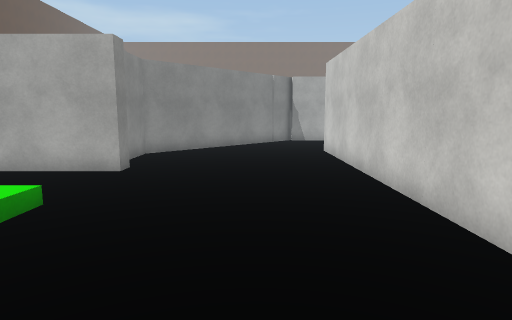
View 1 (above)

12 first-person views from a walk through a 3-D level made in the Unity game engine. The camera is 1.5 m above the floor, tilts 8° down and sees 75° across. The floor is counted in squares, 1 m on a side. Each view is taken from the middle of a square. On the plan, view 1 faces up. The plan holds only what a view shows up to about 15 squares ahead; the rest is blank. The place goes on beyond the plan. Surface patterns are stand-ins for the level's own textures.

View 2
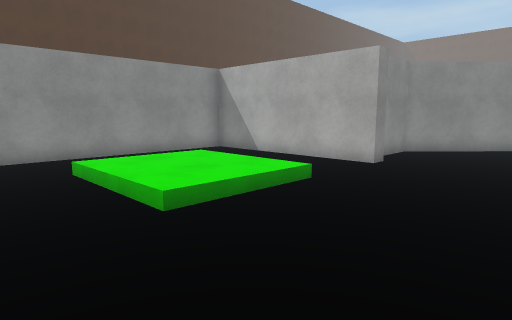

View 3
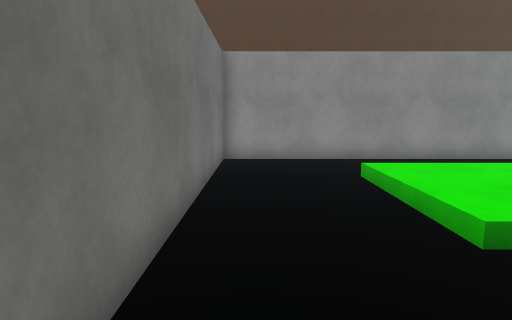

View 4
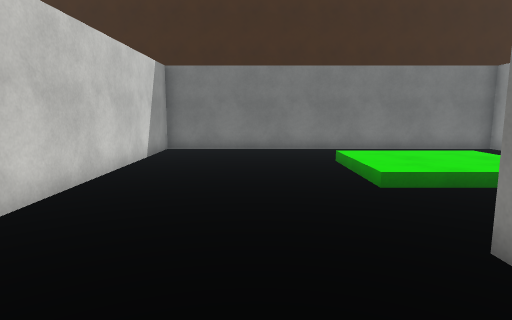

View 5
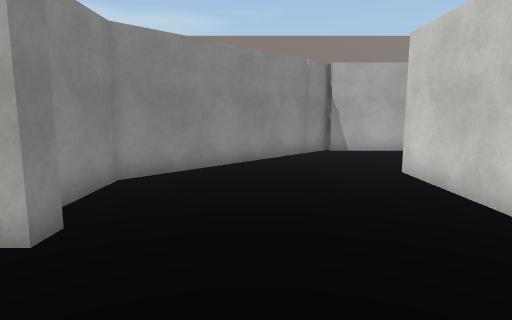

View 6
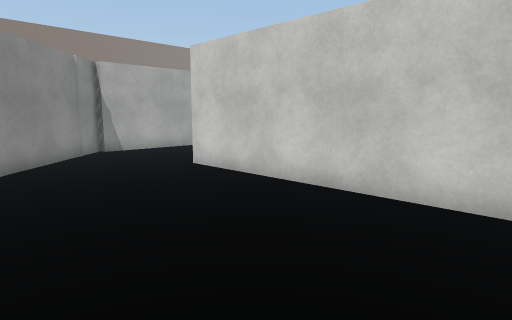

View 7
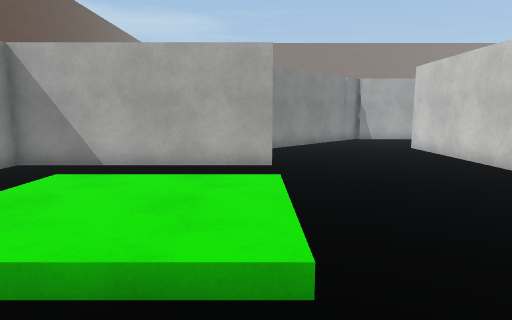

View 8
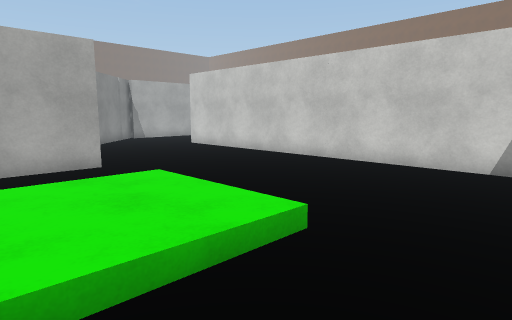

View 9
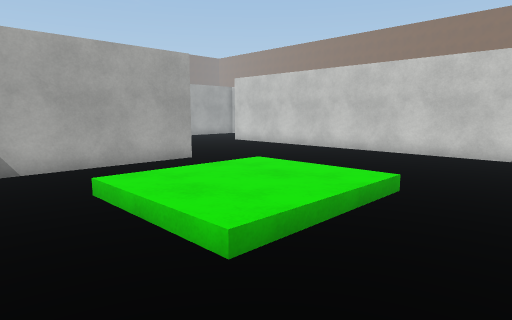

View 10
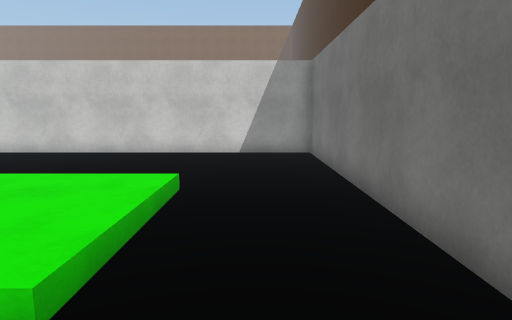

View 11
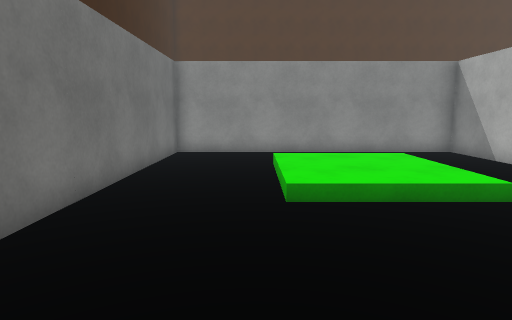

View 12
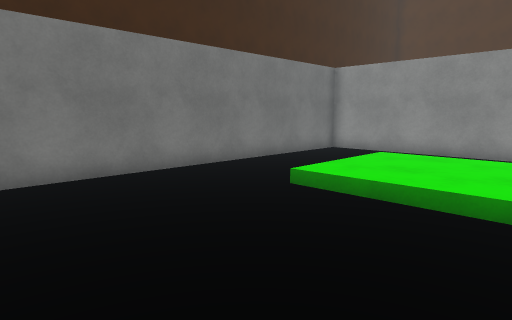

### Floor plan
Key: @ floor where view 1 was taken; # wall or solid block; . main floor; : floor 0.25 m higher than the main floor; / step, stairs or slope.
Columns run from 11 left of view 1 to 5 right of it. Each row starts with its distance up from view 1.
 19             #####
 18             #....
 17            ##....
 16           ##....
 15          ##.....
 14         ##.....
 13        ##.....#
 12        #......#
 11        #......#
 10        #......#
  9 ########......#
  8 #.............#
  7 #.............#
  6 #.............#
  5 #../::::......#
  4 #../::::......#
  3 #../::::......#
  2 #../::::......#
  1 #.............#
  0 #..........@..#
 -1 #.............#
 -2 ###############

Positions as (right, up) in squares from view 1, and headings:
1: (0, 0), facing up
2: (1, -1), facing up-left
3: (0, -1), facing left
4: (-1, 12), facing down
5: (-1, 5), facing up
6: (-3, 5), facing up-right
7: (-4, -1), facing up
8: (-7, -1), facing up-right
9: (-10, -1), facing up-right
10: (-10, 0), facing right
11: (2, 1), facing left
12: (2, 6), facing down-left
